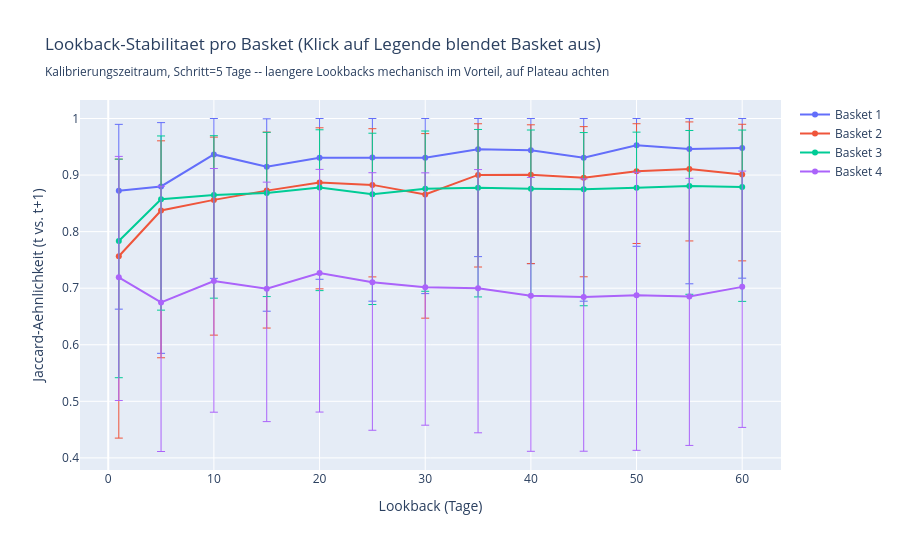

Write notebook code for a chart like this one.
### Code cell
# --- Lookback-Stabilitaet: Plot (Plotly, Legende anklickbar zum Ein-/Ausblenden) ---
# Vorsicht bei der Interpretation: Tag t und Tag t+1 teilen sich bei einem
# lb-Tage-Lookback (lb-1)/lb ihrer zugrundeliegenden Daten (z.B. 59/60 bei
# lb=60, aber nur 14/15 bei lb=15) -- ein LAENGERER Lookback fuehrt daher
# schon rein MECHANISCH zu hoeherer Tag-zu-Tag-Stabilitaet, unabhaengig davon,
# ob er auch "bessere" Cluster liefert.
#
# Mittelwert (nicht Median -- bei manchen Baskets/Lookbacks ist die Jaccard-
# Aehnlichkeit an so vielen Tagen exakt 1.0, dass der Median selbst darauf
# klemmt und dadurch nicht mehr zwischen Kandidaten unterscheidet; der
# Mittelwert bleibt sensitiv fuer die Haeufigkeit/Groesse der selteneren
# tieferen Werte), mit ASYMMETRISCHEN Fehlerbalken relativ zum Mittelwert
# (Std der Werte oberhalb nach oben, Std der Werte unterhalb nach unten):
# Jaccard ist auf [0, 1] beschraenkt und meist schief verteilt -- ein rein
# symmetrisches Mittelwert+/-Std ignoriert das und kann sinnlos ueber 1
# hinausragen oder unter 0 fallen. Die asymmetrischen Balken bilden die
# tatsaechliche Form der Verteilung um den Mittelwert besser ab.
#
# WICHTIG: bei kleinem DAY_STRIDE sind aufeinanderfolgende Stichtage NICHT
# unabhaengig (ihre Fenster teilen sich fast alle zugrundeliegenden Daten) --
# die Balken unterschaetzen die tatsaechliche Unsicherheit daher systematisch
# (bei wirklich unabhaengigen Stichproben waeren sie breiter). Fuer eine echte
# Unsicherheitsschaetzung braeuchte es eine autokorrelations-robuste Methode
# (z.B. Block-Bootstrap) -- hier bewusst nur als grobe visuelle Orientierung
# gedacht, kein strenges Konfidenzintervall.
if RUN_HYPERPARAMETER_SEARCH:
    def _mean_and_split_std(values):
        if not values:
            return None, 0.0, 0.0
        values = np.asarray(values)
        mean = float(np.mean(values))
        above = values[values > mean]
        below = values[values < mean]
        std_up = float(np.sqrt(np.mean((above - mean) ** 2))) if len(above) else 0.0
        std_down = float(np.sqrt(np.mean((below - mean) ** 2))) if len(below) else 0.0
        return mean, std_up, std_down


    fig = go.Figure()
    for label in basket_labels:
        means, stds_up, stds_down = [], [], []
        for lb in LOOKBACK_CANDIDATES:
            mean, std_up, std_down = _mean_and_split_std(lookback_stability[label][lb])
            means.append(mean)
            stds_up.append(std_up)
            stds_down.append(std_down)

        fig.add_trace(go.Scatter(
            x=LOOKBACK_CANDIDATES, y=means, mode="lines+markers", name=label,
            error_y={"type": "data", "array": stds_up, "arrayminus": stds_down, "visible": True, "thickness": 1},
        ))

    fig.update_layout(
        title=(
            "Lookback-Stabilitaet pro Basket (Klick auf Legende blendet Basket aus)<br>"
            f"<sub>Kalibrierungszeitraum, Schritt={DAY_STRIDE} Tage -- laengere Lookbacks mechanisch im Vorteil, auf Plateau achten</sub>"
        ),
        xaxis_title="Lookback (Tage)",
        yaxis_title="Jaccard-Aehnlichkeit (t vs. t+1)",
        height=550,
    )
    fig.show()
else:
    print(
        "RUN_HYPERPARAMETER_SEARCH=False -- Plot uebersprungen (keine "
        "lookback_stability-Daten berechnet). BEST_LOOKBACK unten ist der "
        "zuletzt manuell bestaetigte Wert."
    )

# --- Lookback: von Hand gewaehlt nach Betrachtung des Plots oben (kein
# automatisches Maximum -- die Kurven sind haeufig sehr flach mit grossen
# Fehlerbalken, ein Maximum waere hier nicht robust).
BEST_LOOKBACK: dict[str, int] = {
    "Basket 1": 50,
    "Basket 2": 55,
    "Basket 3": 20,
    "Basket 4": 20,
}
print("Manuell gewaehlter Lookback pro Basket:", BEST_LOOKBACK)

### Figure 1 — Plotly figure (JSON) as saved in the notebook; plotly's stock layout.template omitted (floating-point values rounded to 4 significant figures)
{"data": [{"error_y": {"array": [0.1175, 0.1129, 0.06353, 0.08489, 0.06926, 0.06891, 0.0694, 0.05426, 0.05634, 0.06936, 0.0473, 0.05389, 0.05216], "arrayminus": [0.2092, 0.295, 0.219, 0.2552, 0.215, 0.2541, 0.2402, 0.19, 0.2004, 0.2536, 0.1786, 0.2384, 0.2301], "thickness": 1, "type": "data", "visible": true}, "mode": "lines+markers", "name": "Basket 1", "type": "scatter", "x": [1, 5, 10, 15, 20, 25, 30, 35, 40, 45, 50, 55, 60], "y": [0.8722, 0.8798, 0.9365, 0.9145, 0.9307, 0.9311, 0.9306, 0.9457, 0.9437, 0.9306, 0.9527, 0.9461, 0.9478]}, {"error_y": {"array": [0.1716, 0.1232, 0.111, 0.1035, 0.09665, 0.09934, 0.1075, 0.09042, 0.08834, 0.09049, 0.08394, 0.08313, 0.08874], "arrayminus": [0.3216, 0.2603, 0.2391, 0.243, 0.1881, 0.1627, 0.2188, 0.1628, 0.157, 0.175, 0.1278, 0.1273, 0.1527], "thickness": 1, "type": "data", "visible": true}, "mode": "lines+markers", "name": "Basket 2", "type": "scatter", "x": [1, 5, 10, 15, 20, 25, 30, 35, 40, 45, 50, 55, 60], "y": [0.7566, 0.8373, 0.8561, 0.8725, 0.8869, 0.8827, 0.8658, 0.9003, 0.9005, 0.8951, 0.9068, 0.9108, 0.901]}, {"error_y": {"array": [0.1446, 0.1118, 0.1046, 0.1073, 0.1021, 0.1079, 0.102, 0.1032, 0.104, 0.1003, 0.09825, 0.09796, 0.1009], "arrayminus": [0.2418, 0.1961, 0.1826, 0.183, 0.1822, 0.195, 0.1814, 0.1929, 0.1891, 0.2059, 0.1904, 0.1917, 0.202], "thickness": 1, "type": "data", "visible": true}, "mode": "lines+markers", "name": "Basket 3", "type": "scatter", "x": [1, 5, 10, 15, 20, 25, 30, 35, 40, 45, 50, 55, 60], "y": [0.7836, 0.8573, 0.865, 0.8682, 0.878, 0.8661, 0.8759, 0.8774, 0.8757, 0.8748, 0.8777, 0.8809, 0.8787]}, {"error_y": {"array": [0.2138, 0.2054, 0.199, 0.1884, 0.1833, 0.1935, 0.2022, 0.2097, 0.2091, 0.2089, 0.2174, 0.209, 0.2047], "arrayminus": [0.2178, 0.2635, 0.2319, 0.235, 0.2457, 0.2618, 0.2439, 0.2557, 0.2751, 0.2726, 0.2743, 0.2632, 0.2485], "thickness": 1, "type": "data", "visible": true}, "mode": "lines+markers", "name": "Basket 4", "type": "scatter", "x": [1, 5, 10, 15, 20, 25, 30, 35, 40, 45, 50, 55, 60], "y": [0.7192, 0.6748, 0.7127, 0.6991, 0.7267, 0.7106, 0.7017, 0.7, 0.6868, 0.6844, 0.6876, 0.6852, 0.7024]}], "layout": {"height": 550, "title": {"text": "Lookback-Stabilitaet pro Basket (Klick auf Legende blendet Basket aus)<br><sub>Kalibrierungszeitraum, Schritt=5 Tage -- laengere Lookbacks mechanisch im Vorteil, auf Plateau achten</sub>"}, "xaxis": {"title": {"text": "Lookback (Tage)"}}, "yaxis": {"title": {"text": "Jaccard-Aehnlichkeit (t vs. t+1)"}}}}
